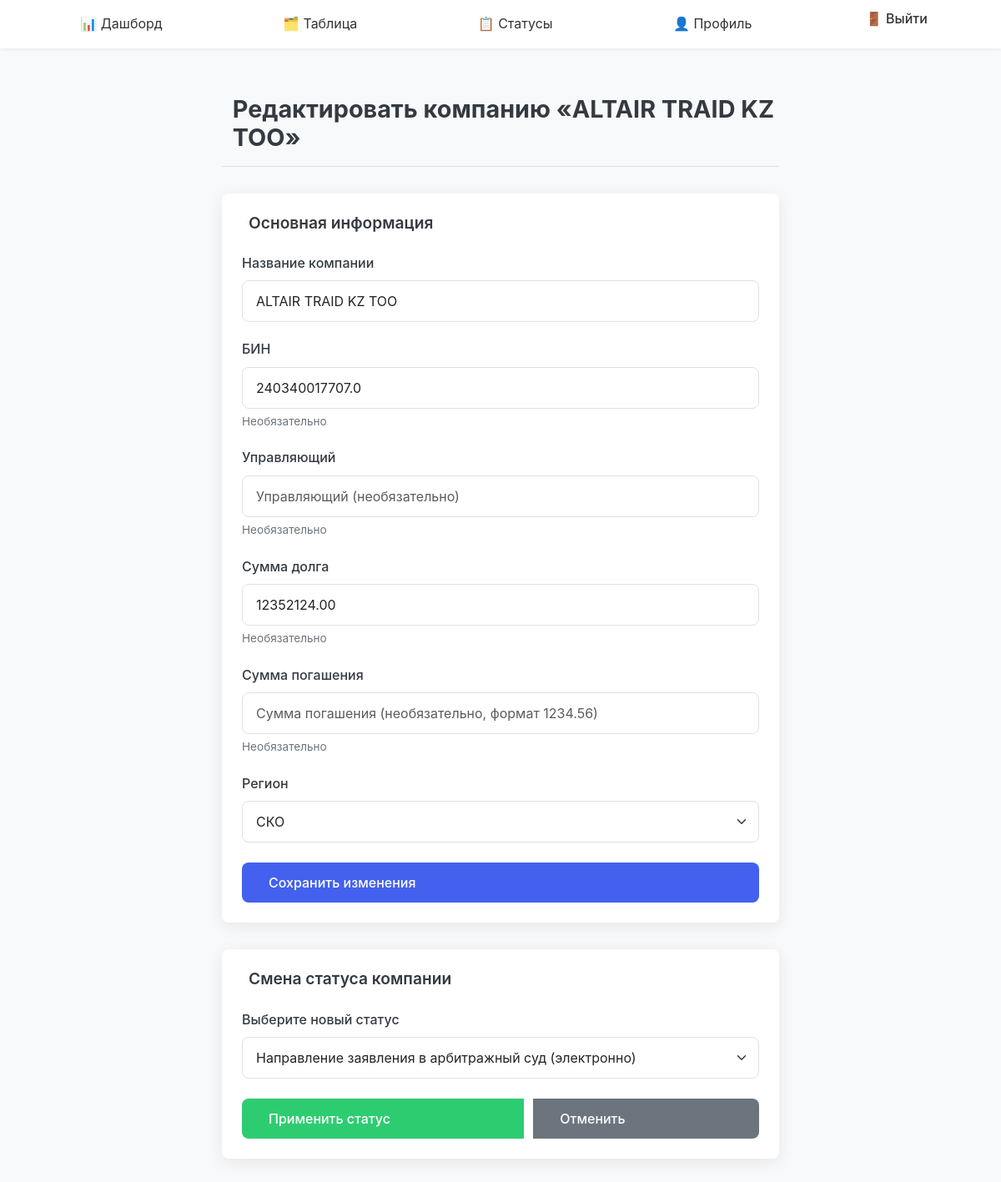
The page /main/edit/172/ (signed in) on the database its author committed.
### main/models.py (models this page shows, shortened)
class Company(models.Model):
    name = models.CharField("Название компании", max_length=200)
    bin_number = models.CharField(
        "БИН",
        max_length=50,
        blank=True,
        null=True,
        help_text="Бизнес-идентификационный номер (необязательно)"
    )
    manager_name = models.CharField(
        "Управляющий",
        max_length=150,
        blank=True,
        null=True,
        help_text="Имя ответственного лица/управляющего (необязательно)"
    )
    debt_amount = models.DecimalField(
        "Сумма долга",
        max_digits=12,
        decimal_places=2,
        blank=True,
        null=True,
        help_text="Сумма долга (необязательно)"
    )
    status = models.ForeignKey(
        Status,
        on_delete=models.SET_NULL,
        null=True,
        blank=True,
        related_name="+",
        verbose_name="Текущий статус"
    )
    position = models.IntegerField(
        "Позиция в колонке",
        default=0,
        help_text="Порядок внутри одного статуса на доске"
    )
    region = models.CharField(
        "Регион",
        max_length=3,
        choices=REGION_CHOICES,
        default="KST",
        help_text="Географический регион компании"
    )
    repaid_amount = models.DecimalField(
        "Сумма погашения",
        max_digits=12,
        decimal_places=2,
        blank=True,
        null=True,
        help_text="Сумма уже погашенного долга (если есть)"
    )
    class Meta:
        ordering = ["position"]
        verbose_name = "Компания"
        verbose_name_plural = "Компании"

class Status(models.Model):
    name = models.CharField("Название статуса", max_length=400)
    order = models.PositiveIntegerField(
        "Порядок отображения",
        default=0,
        help_text="Чем меньше — тем левее на доске"
    )
    duration_days = models.PositiveIntegerField(
        "Рекомендуемое время (дней)",
        default=0,
        help_text="Рекомендованное количество дней в этом статусе"
    )
    class Meta:
        ordering = ["order"]
        verbose_name = "Статус"
        verbose_name_plural = "Статусы"

### main/views.py (the view)
# urls.py: path('edit/<int:pk>/', views.edit_company, name='edit_company'),
@login_required
def edit_company(request, pk):
    if request.user.is_staff:
        company = get_object_or_404(Company, pk=pk)
    else:
        regions = request.user.profile.regions.values_list('code', flat=True)
        company = get_object_or_404(Company, pk=pk, region__in=regions)
    old_status = company.status
    old_order  = old_status.order if old_status else -1
    if request.method == 'POST' and 'save_details' in request.POST:
        form = CompanyForm(request.POST, instance=company, user=request.user)
        if form.is_valid():
            new_status = form.cleaned_data.get('status')
            new_order  = new_status.order if new_status else -1
            if not request.user.is_staff and new_order < old_order:
                messages.error(request, "Нельзя выбрать более ранний этап.")
            else:
                c = form.save(commit=False)
                if not request.user.is_staff:
                    c.region = regions[0] if regions else c.region
                c.save()
                messages.success(request, "Данные компании сохранены.")
                return redirect('main:company_detail', company.pk)
    else:
        form = CompanyForm(instance=company, user=request.user)
    statuses = Status.objects.all().order_by('order')
    return render(request, 'main/company_form.html', {
        'title':   'Редактировать компанию',
        'company': company,
        'form':    form,
        'statuses': statuses,
    })

### main/templates/main/company_form.html (shortened to what this page needs)
{% extends 'main/base.html' %}
{% block content %}
<div class="edit-container">
  <div class="edit-header">
    <h1 class="edit-title">
      Редактировать компанию «{{ company.name }}»
    </h1>
  </div>
  <div class="edit-section">
    <h2 class="section-title">
      Основная информация
    </h2>
    <form method="post" action="{% url 'main:edit_company' company.pk %}">
      <div class="form-group">
        <label for="{{ form.name.id_for_label }}" class="form-label">Название компании</label>
        {{ form.name }}
      </div>
      <div class="form-group">
        <label for="{{ form.bin_number.id_for_label }}" class="form-label">БИН</label>
        {{ form.bin_number }}
        <div class="form-text">Необязательно</div>
      </div>
      <div class="form-group">
        <label for="{{ form.manager_name.id_for_label }}" class="form-label">Управляющий</label>
        {{ form.manager_name }}
        <div class="form-text">Необязательно</div>
      </div>
      <div class="form-group">
        <label for="{{ form.debt_amount.id_for_label }}" class="form-label">Сумма долга</label>
        {{ form.debt_amount }}
        <div class="form-text">Необязательно</div>
      </div>
      <div class="form-group">
        <label for="{{ form.repaid_amount.id_for_label }}" class="form-label">Сумма погашения</label>
        {{ form.repaid_amount }}
        <div class="form-text">Необязательно</div>
      </div>
      <div class="form-group">
        <label for="{{ form.region.id_for_label }}" class="form-label">Регион</label>
        {{ form.region }}
      </div>
      <div class="btn-group">
        <button type="submit" class="btn btn-primary">
           Сохранить изменения
        </button>
      </div>
    </form>
  </div>
  <div class="edit-section">
    <h2 class="section-title">
      Смена статуса компании
    </h2>
    <form method="post" action="{% url 'main:move_company' %}">
      <div class="form-group">
        <label for="id_status_id" class="form-label">Выберите новый статус</label>
        <select name="status_id" id="id_status_id" class="form-select">
          {% for st in statuses %}
            <option value="{{ st.pk }}" {% if st.pk == company.status_id %}selected{% endif %}>
              {{ st.name }}
            </option>
          {% endfor %}
        </select>
      </div>
      <div class="btn-group">
        <button type="submit" class="btn btn-success">
           Применить статус
        </button>
        <a href="{% url 'main:company_detail' company.pk %}" class="btn btn-secondary">
           Отменить
        </a>
      </div>
    </form>
  </div>
</div>
{% endblock %}

### main/static/main/css/custom.css (style rules this page uses)
:root { --color-primary: #4a90e2; --color-secondary: #f5f7fa; --color-accent: #50e3c2; --color-danger: #dc3545; --color-warning: #f5a623; --color-success: #7ed321; --color-text: #333333; --radius-sm: 0.25rem; --radius: 0.5rem; --radius-lg: 0.75rem; --shadow-sm: 0 2px 4px rgba(0,0,0,0.05); --shadow-md: 0 4px 12px rgba(0,0,0,0.1); }
body { background-color: var(--color-secondary); color: var(--color-text); font-family: 'Inter', sans-serif; line-height: 1.6; }
.btn-primary { background-color: var(--color-primary); border-color: var(--color-primary); border-radius: var(--radius); transition: background-color 0.2s; }
.btn-success { background-color: var(--color-accent); border-color: var(--color-accent); border-radius: var(--radius); }

### main/templates/main/company_form.html (style rules this page uses)
:root { --primary-color: #4361ee; --success-color: #2ecc71; --secondary-color: #6c757d; --light-color: #f8f9fa; --dark-color: #343a40; --border-radius: 0.5rem; --box-shadow: 0 4px 20px rgba(0,0,0,0.08); --transition: all 0.3s ease; }
.edit-container { max-width: 700px; margin: 0 auto; padding: 2rem 1rem; }
.edit-header { margin-bottom: 2rem; padding-bottom: 1rem; border-bottom: 1px solid rgba(0,0,0,0.1); }
.edit-title { font-size: 1.8rem; font-weight: 700; color: var(--dark-color); margin: 0; display: flex; align-items: center; gap: 0.8rem; }
.edit-section { background: white; border-radius: var(--border-radius); padding: 1.5rem; margin-bottom: 2rem; box-shadow: var(--box-shadow); }
.section-title { font-size: 1.2rem; font-weight: 600; color: var(--dark-color); margin-bottom: 1.5rem; display: flex; align-items: center; gap: 0.5rem; }
.form-group { margin-bottom: 1.25rem; }
.form-label { display: block; font-weight: 500; margin-bottom: 0.5rem; color: var(--dark-color); }
.form-control, .form-select { width: 100%; padding: 0.75rem 1rem; border: 1px solid #dee2e6; border-radius: var(--border-radius); font-size: 1rem; transition: var(--transition); }
.form-text { font-size: 0.85rem; color: var(--secondary-color); margin-top: 0.3rem; }
.btn { padding: 0.75rem 1.5rem; border-radius: var(--border-radius); font-weight: 500; display: inline-flex; align-items: center; gap: 0.5rem; transition: var(--transition); border: none; cursor: pointer; }
.btn-primary { background: var(--primary-color); color: white; }
.btn-success { background: var(--success-color); color: white; }
.btn-secondary { background: var(--secondary-color); color: white; }
.btn-group { display: flex; gap: 0.75rem; margin-top: 1.5rem; }

### rows shown on the page
Company: name "ALTAIR TRAID KZ ТОО", bin_number "240340017707.0", debt_amount "12352124.00", region "СКО", status_id "Направление заявления в арбитражный суд (электронно)"
